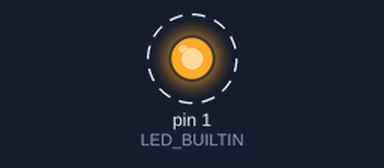
Simulated run of this sketch. Board: Arduino Uno, built with avr-gcc and run on an emulated ATmega328P. Shown: output pins drawn as LEDs (lit = HIGH). Dashed ring = blinking.

Above: at 0.5 s.
Timing chart, 0 to 4.6 s (numbered marks = the images above):
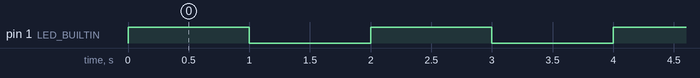

Measured:
- by itself, pin 1 (LED_BUILTIN): alternates HIGH for 1.0 s and LOW for 1.0 s

The sketch:

BLINK_ESP8266-01_lean.ino
```cpp
#define LED_BUILTIN 1  //ESP-01

void setup() {
  // put your setup code here, to run once:

  pinMode(LED_BUILTIN, OUTPUT);
}

void loop() {
  digitalWrite(LED_BUILTIN, !digitalRead(LED_BUILTIN));
  delay(1000);
}
```
